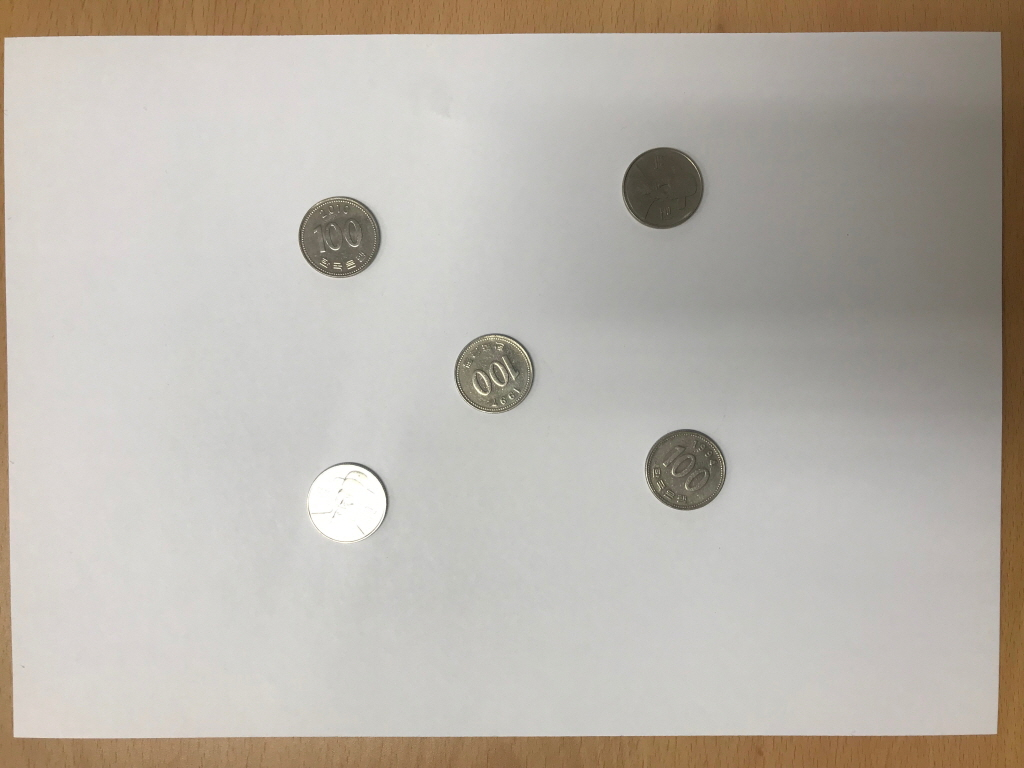
#> input picture Digital-Image-Processing-main/Homeworks/images/coins.jpg, 1024 x 768 px
$ jupyter execute 'Homework 4.ipynb'
#> lines starting #> are read from the running program, lines starting #| are printed output that depends on the picture; after the words box and inside, x2 and y2 are one past the last pixel; in counts of white or black regions, pixels touching at a corner belong together
[cell 1]
import cv2
import numpy as np
from matplotlib import pyplot as plt

img = cv2.imread('images/coins.jpg')
#> img is the input picture: shape (768, 1024, 3); mean B, G, R 171.7, 180, 185.7

[cell 2]
x = cv2.medianBlur(img,5)
cimg = cv2.cvtColor(x, cv2.COLOR_BGR2GRAY)
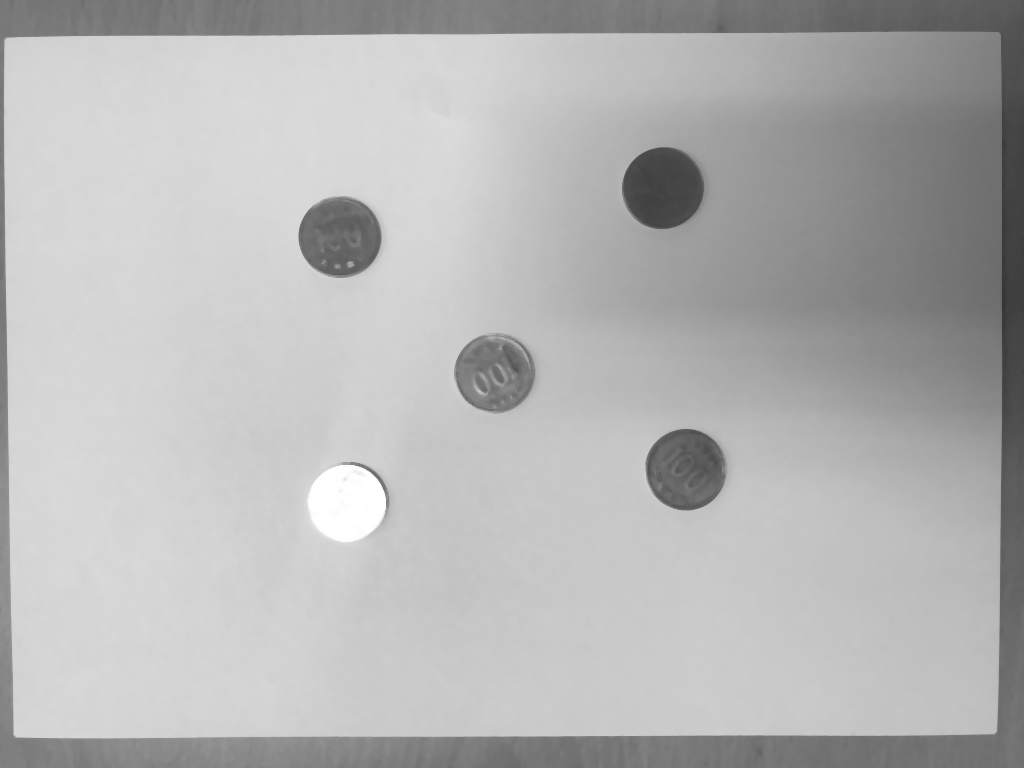
#> cimg: shape (768, 1024); min 52, max 255, mean 180.9
blur = cv2.GaussianBlur(cimg, (25, 25), 0)

circles = cv2.HoughCircles(blur,cv2.HOUGH_GRADIENT,1,70,param1=90,param2=40,minRadius=0,maxRadius=0)
#> circles = [[340.5, 236.5, 40.8], [686.5, 469.5, 41], [663.5, 187.5, 41]]

circles = np.uint16(np.around(circles))
#> circles = [[340, 236, 41], [686, 470, 41], [664, 188, 41]]
for i in circles[0,:]:
    # draw the outer circle
    cv2.circle(img,(i[0],i[1]),i[2],(0,0,255),10)
    # draw the center of the circle
    cv2.circle(img,(i[0],i[1]),2,(0,255,0),10)
#> this loop made 3 passes
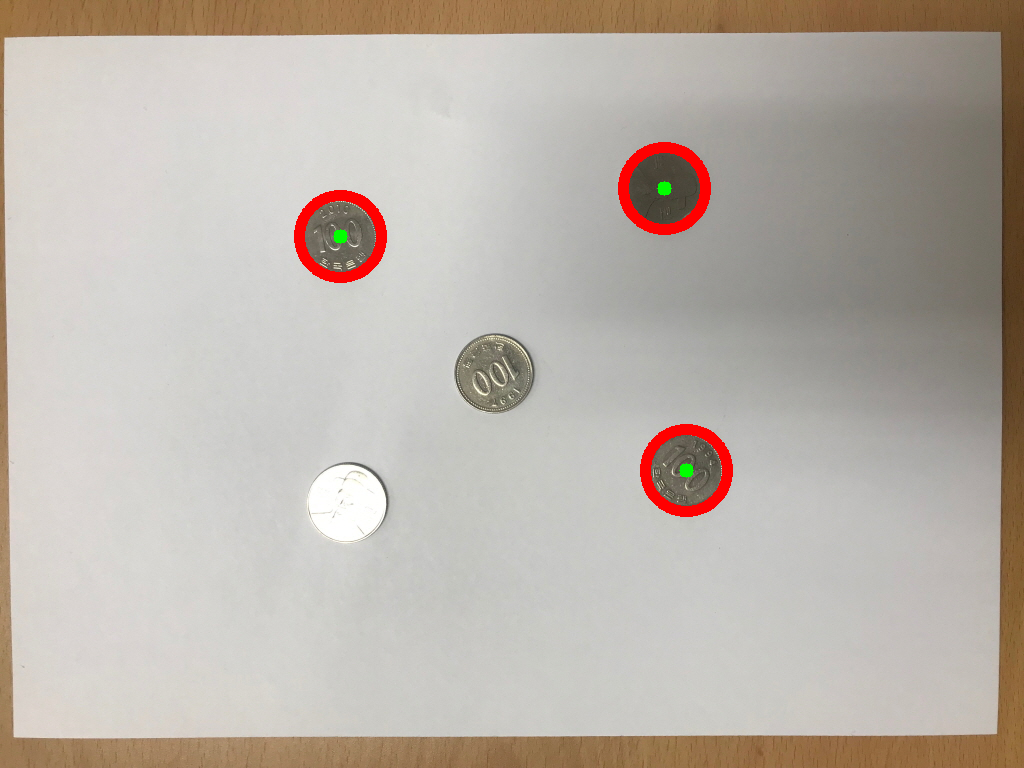
#> img: shape (768, 1024, 3); 1.15% of pixels changed, all inside (x1, y1, x2, y2) = (294, 142, 733, 517)

plt.rcParams['figure.figsize'] = (16,10)
plt.imshow(cv2.cvtColor(img, cv2.COLOR_BGR2RGB))
plt.title("Final result")
plt.show()

print("There are : " + str(circles.shape[1]) + " coins")
#| There are : 3 coins

[cell 3]
kernel=np.ones((3,3),np.uint8)
blackhat=cv2.morphologyEx(img, cv2.MORPH_BLACKHAT, kernel)
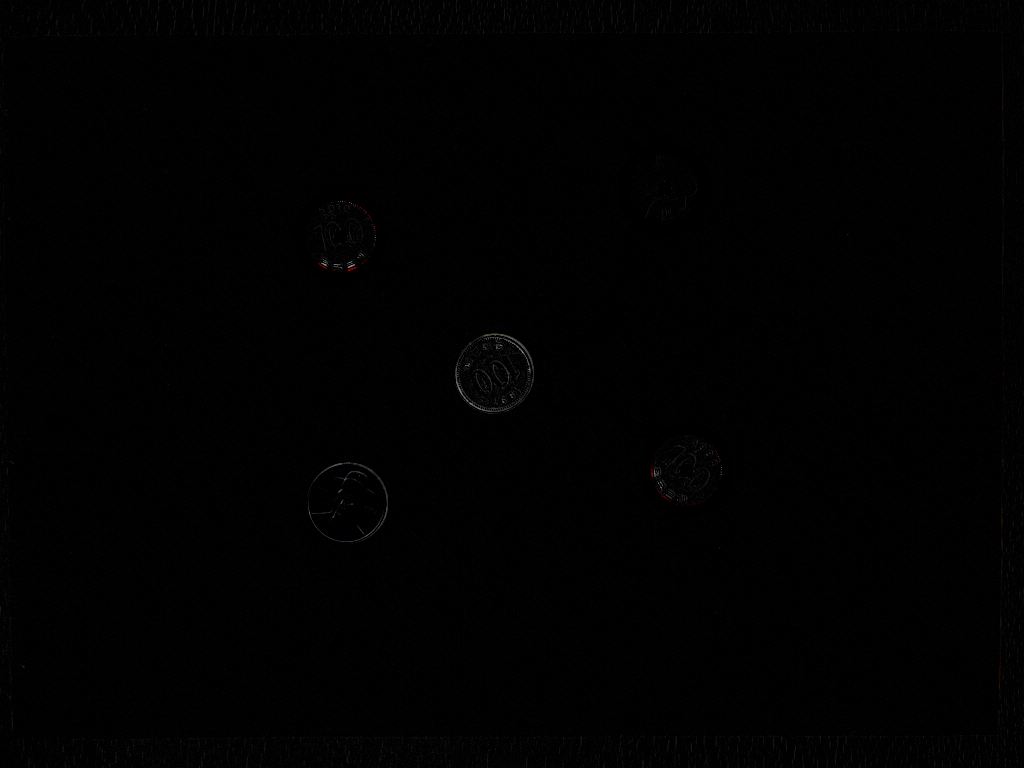
#> blackhat: shape (768, 1024, 3); mean B, G, R 1.2, 1.1, 1.2

plt.rcParams['figure.figsize'] = (4,3)
plt.imshow(cv2.cvtColor(blackhat, 0))
plt.title('Black Hat', fontsize=25)
plt.show()
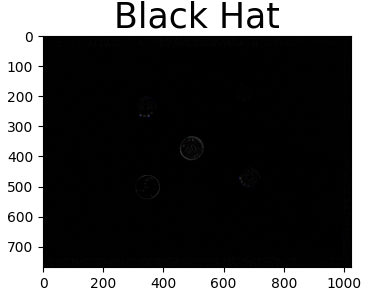
#> figure drawn by matplotlib, 1 panel; B, G, R data is drawn as R, G, B

[cell 4]
blackhat = cv2.cvtColor(blackhat, cv2.COLOR_RGB2GRAY)
#> blackhat: shape (768, 1024)

ret,th=cv2.threshold(blackhat,0,255,cv2.THRESH_BINARY+cv2.THRESH_OTSU)
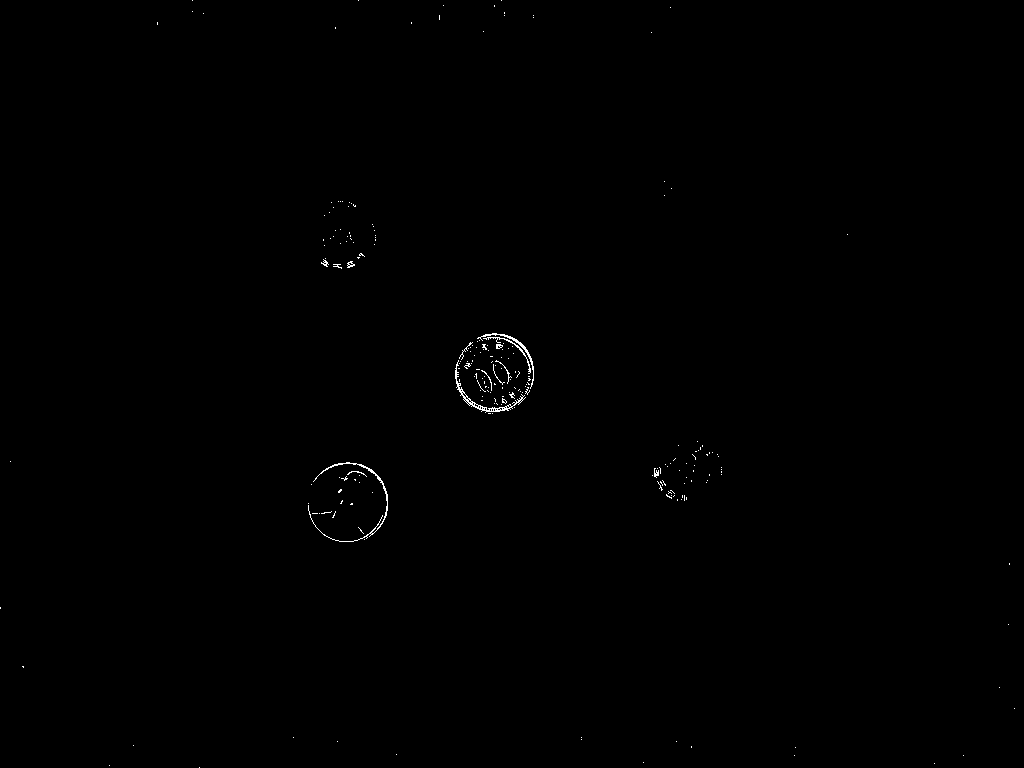
#> th: shape (768, 1024); 0.22% white in thin lines or dots
#> ret = 24

plt.rcParams['figure.figsize'] = (4,3)
plt.imshow(cv2.cvtColor(th, 0))
plt.title('Otsu Threshold')
plt.show()

[cell 5]
cont_img = th.copy()
contours, hierarchy = cv2.findContours(cont_img, cv2.RETR_EXTERNAL, cv2.CHAIN_APPROX_SIMPLE)
#> contours = 227 contours, 222 with area under 20; largest, box (x1, y1, x2, y2) and area: (455, 360, 526, 413) 244, (308, 462, 388, 542) 118, (477, 333, 534, 389) 97, (483, 337, 531, 374) 41, (347, 261, 355, 268) 24

[cell 6]
for i in range(len(contours)):
    cv2.drawContours(img, contours[i], -1, (0,255,0), 3)
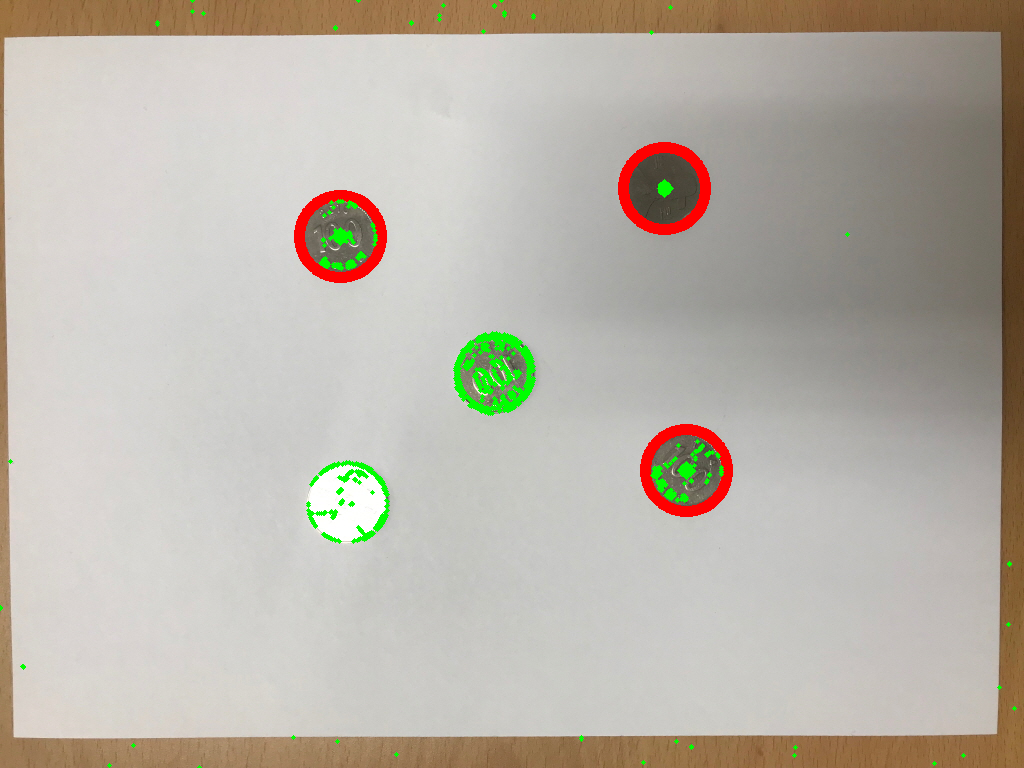
#> img: shape (768, 1024, 3); 0.85% of pixels changed, all inside (x1, y1, x2, y2) = (0, 0, 1017, 768)

plt.rcParams['figure.figsize'] = (16,9)
plt.imshow(cv2.cvtColor(img, cv2.COLOR_BGR2RGB))
plt.title('Results')
plt.show()
